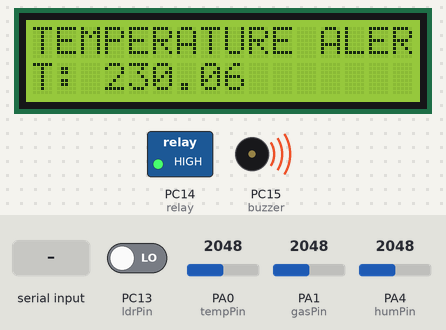
Recording of a sketch running on a simulated STM32 Blue Pill. Shown: 16×2 character LCD, switched loads named in the sketch (green lamp = pin HIGH), buzzer (waves = sounding, pin HIGH). Inputs (shaded band) come from the test bench; at power-on: PA0 (tempPin) = 2048, PA1 (gasPin) = 2048, PC13 (ldrPin) LOW, PA4 (humPin) = 2048. The modem accepts every AT command (registered, SIM ready, sends succeed) and sends nothing else; what the sketch prints to the serial monitor is not drawn.

Above: at 9.2 s.
9.3 s: "1" received over the second serial link
At 12.6 s:
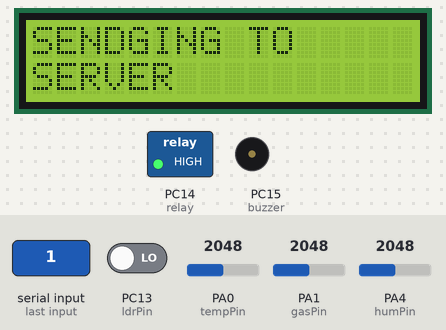
12.9 s: PA0 (tempPin) set to 649
At 34.7 s:
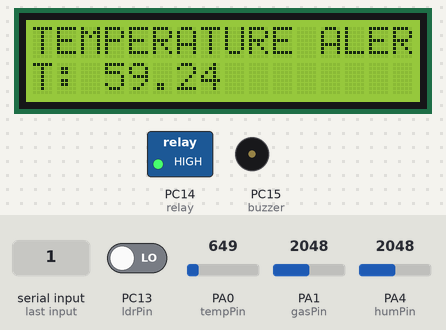
34.9 s: PA0 (tempPin) set to 559
37.9 s: PA1 (gasPin) set to 3559
At 59.7 s:
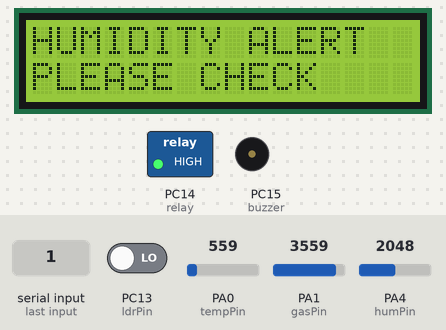
59.9 s: PA1 (gasPin) set to 3646
62.8 s: PC13 (ldrPin) driven HIGH
At 85.3 s:
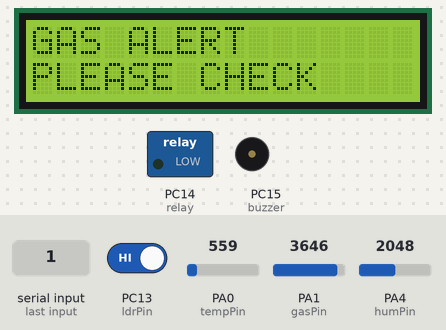
Timing chart, 0 to 85.8 s (numbered marks = the images above; inputs shaded):
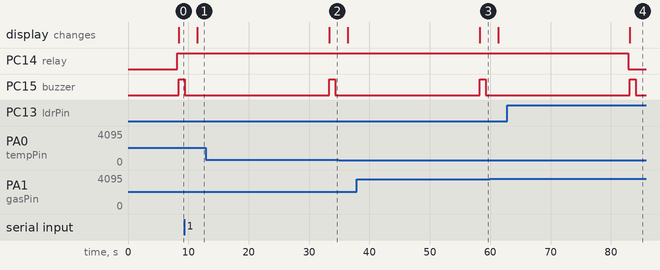

Measured:
- after the input at 12.9 s, the display: changes after 20.4 s (image 2)
- after the input at 62.8 s, PC14 (relay): HIGH → LOW after 20.1 s

The sketch:

cyber_security_system_srys_sreyas.ino
```cpp
#include<String.h>
#include <LiquidCrystal.h>

LiquidCrystal lcd(PB12, PB13, PB14, PB15, PA8, PA9); //Initialize the LCD// rs,e,d4,d5.d6,d7
//LiquidCrystal lcd(rs, en, d4, d5, d6, d7);

#define gasPin PA1
#define humPin PA4
#define ldrPin PC13
#define relay PC14
#define buzzer PC15

String A = "GET /update?api_key=XDR4H783C68DNKC0&field4=";
String Z = " HTTP/1.1";
String iot = "\0";

int flag = 0;

const int tempPin = PA0;
int temp;
int d=0;
int hum,gas;
String H="\0";
String G="\0";
String L="\0";
int light = 0;

void beep ()
{
  digitalWrite(buzzer,HIGH);
  delay(1000);
  digitalWrite(buzzer,LOW);
  delay(100);
}

void setup()
{

pinMode(gasPin,INPUT);
pinMode(tempPin,INPUT);
pinMode(ldrPin,INPUT);
  pinMode(humPin,INPUT);
  pinMode(buzzer,OUTPUT);
  pinMode(relay,OUTPUT);

Serial.begin(9600);
Serial.println("power up");
Serial2.begin(9600);
lcd.begin(16,2);

lcd.clear();

 lcd.clear();
  lcd.setCursor(0, 0);
  lcd.print("CYBER SECURITY S/M");
  lcd.setCursor(0, 1);//coloumn , row
  lcd.print("..................");
  delay(2000);

  Serial2.println("AT");
delay(2000);
 ShowSerialData();
 Serial2.println("AT+CWJAP=\"project12\",\"project123456\"");
delay(2000);
 ShowSerialData();
 Serial2.println("AT+CWJAP?");
delay(2000);

}//void setup

void loop()
{
H = "0";
G = "0";
  //analogReadResolution(10);

d = analogRead(PA0);
float V=d*(5/(4095.00));
float temp=V*100;
temp = temp-20;
Serial.print("TEMPERATURE:");
Serial.println(temp);

gas = analogRead(gasPin);
hum = analogRead(humPin);

gas = map(gas,0,4095,0,1023);
hum = map(hum,0,4095,0,1023);

Serial.println("gas="+String(gas));
Serial.println("hum="+String(hum));

if (digitalRead(ldrPin)==HIGH)
{
  L = "0";
  light = 0;
  Serial.println("light off");
  digitalWrite(relay,LOW);
  delay(200);
}
else if (digitalRead(ldrPin)==LOW)
{

  L = "100";
  light = 1;
  Serial.println("light on");
  delay(100);
  digitalWrite(relay,HIGH);
  delay(200);
}

if(temp>55)
{
  flag = 0;
 Serial.println("temperature alert");
  lcd.clear();
  lcd.setCursor(0, 0);
  lcd.print("TEMPERATURE ALERT");
  lcd.setCursor(0, 1);//coloumn , row
  lcd.print("T: "+String(temp));
  beep ();
  delay(2000);
}
else if (gas > 900)
{
  flag = 0;
  G = "100";
  Serial.println("temperature alert");
  lcd.clear();
  lcd.setCursor(0, 0);
  lcd.print("GAS ALERT    ");
  lcd.setCursor(0, 1);//coloumn , row
  lcd.print("PLEASE CHECK     ");
  beep ();
  delay(2000);
}
else if (hum < 950)
{
  flag = 0;
  H = "100";
   Serial.println("humidity alert");
  lcd.clear();
  lcd.setCursor(0, 0);
  lcd.print("HUMIDITY ALERT    ");
  lcd.setCursor(0, 1);//coloumn , row
  lcd.print("PLEASE CHECK     ");
  beep ();
  delay(2000);
}
else
{
   lcd.clear();
  lcd.setCursor(0, 0);
  lcd.print("T: "+String(temp));
  lcd.setCursor(8, 0);
  lcd.print("L: "+String(light));
  lcd.setCursor(0, 1);
  lcd.print("G: Normal");
  lcd.setCursor(8, 1);
  lcd.print("H: Normal");
  delay(200);
}
if(flag < 2)
{
  flag ++;
iot = A + String(temp) + "&field5=" + G + "&field6=" + H + "&field7=" + L ;
thingspeak();
}
} //loop

void ShowSerialData()
{
 while (Serial2.available () > 0)
  {
    Serial.write(Serial2.read ());
   //Serial2.println(char(Serial2.read ()));
  }
 }
void thingspeak () {


String postStr = iot  ;

Serial.println("iot="+String(iot));
/*******     Uploading to ThingSpeak Cloud   ********/
/*******     Sending AT Commands to ESP8266  ********/

  lcd.clear();
  lcd.setCursor(0, 0);
  lcd.print("SENDGING TO");
  lcd.setCursor(0, 1);//coloumn , row
  lcd.print("SERVER");

Serial2.println("AT");
delay(2000);
 ShowSerialData();

Serial2.println("AT+CIPMUX=0");
delay(2000);
 ShowSerialData();
Serial2.print("AT+CIPSTART=\"TCP\",\"api.thingspeak.com\",80\r\n");
delay(3000);
 ShowSerialData();
String ciplength = "AT+CIPSEND="+String(postStr.length()+5)+"\r\n";
Serial2.print(ciplength);
delay(3000);
 ShowSerialData();
Serial2.print(postStr);
Serial2.print("\r\n");
delay(5000);
 ShowSerialData();
delay(2000);
 ShowSerialData();

Serial2.print("AT+CIPCLOSE\r\n");
delay(3000);
 ShowSerialData();
 delay(1000);
 Serial2.print("AT+RST\r\n");
 delay(500);
 ShowSerialData();
 Serial.println("update ended");

}
```
